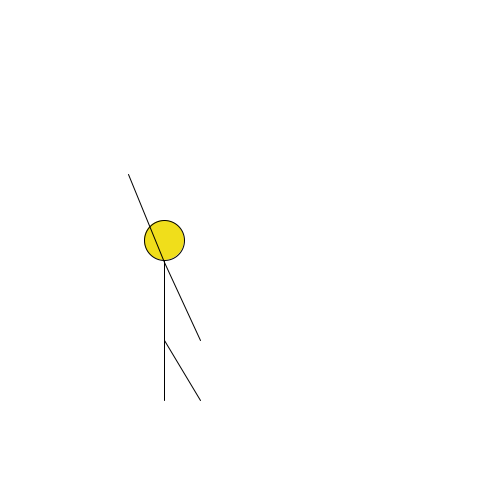
Frame 1 (no input)
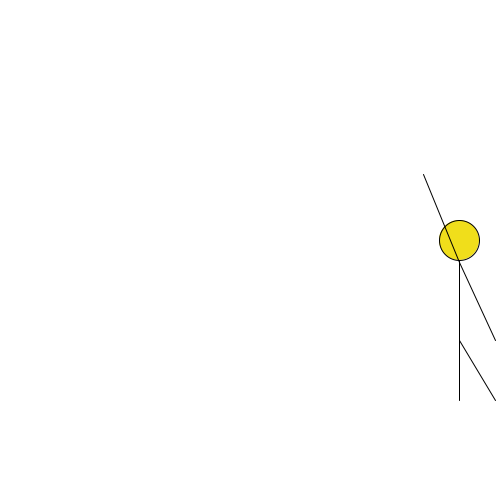
Frame 60 (the mouse pressed at the canvas centre just before this capture)
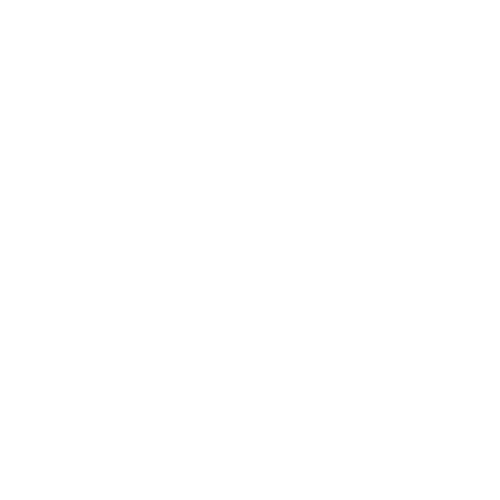
Frame 120 (the mouse held since frame 60 and released just before this capture)

The Processing sketch that drew these frames (run headless with seeded random() and noise(); from frame 60 on, the mouse is pressed at the canvas centre):

// Processing sketch: processing_114319
// ── processing_114319.pde

void setup()
{
size(500,500);
frameRate(10);
point(210,325);
stroke(255,0,0);
fill(255,0,0);

triangle(250,0,20,125,470,125);
stroke(68,148,98);
fill(68,148,98);
rect(40,125,410,275);
stroke(23,227,21);
fill(23,227,21);
rect(0,400,500,100);
stroke(198,114,2);
fill(198,114,2);

rect(165,250,90,150);
stroke(0,0,0);
fill(240,222,27);
stroke(0,0,0);
}
int punkt1 =164;
int punkt2 =164;
int punkt3 =164;
int punkt4 =200;
int punkt5 =164;
int punkt6 =128;
void draw()
{
background(255,255,255);
ellipse(punkt5,240,40,40);
line(punkt1,260,punkt2,340);
line(punkt3,262,punkt4,340);
line(punkt1,262,punkt6,174);

line(punkt1,340,punkt3,400);
line(punkt2,340,punkt4,400);
punkt1 =punkt1+5;
punkt3 =punkt3+5;
punkt2 =punkt2+5;
punkt4 =punkt4+5;
punkt5 =punkt5+5;
punkt6 =punkt6+5;
}
